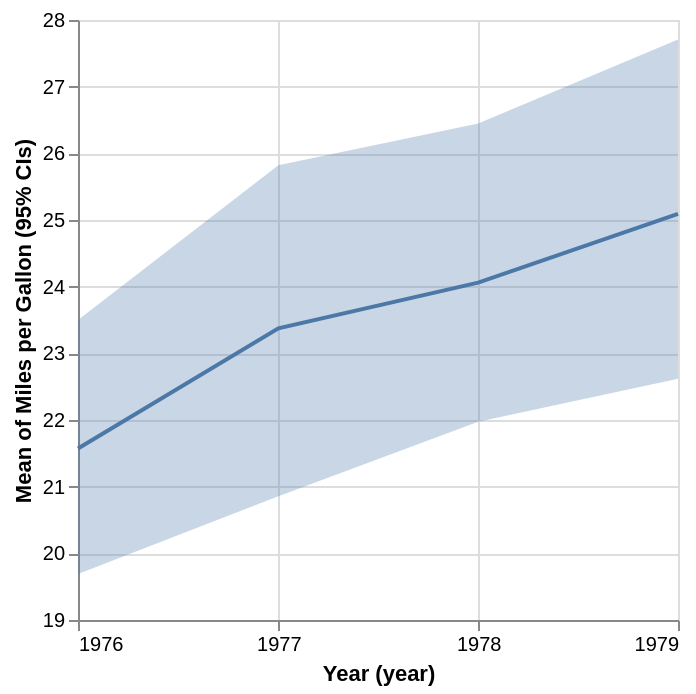

Here is the Vega-Lite specification saved for this chart:
### Vega-Lite specification from a JSON file in a GitHub repository (floating-point values rounded to 4 significant figures)
{"$schema": "https://vega.github.io/schema/vega-lite/v5.json", "data": {"values": [{"ci1": 23.5, "ci0": 19.69, "center": 21.57, "Year": 189302400000}, {"ci1": 25.82, "ci0": 20.86, "center": 23.38, "Year": 220924800000}, {"ci1": 26.45, "ci0": 21.97, "center": 24.06, "Year": 252460800000}, {"ci1": 27.71, "ci0": 22.62, "center": 25.09, "Year": 283996800000}]}, "layer": [{"mark": "errorband", "encoding": {"y": {"field": "ci1", "type": "quantitative", "scale": {"zero": false}, "title": "Mean of Miles per Gallon (95% CIs)"}, "y2": {"field": "ci0"}, "x": {"field": "Year", "type": "temporal", "timeUnit": "year"}}}, {"mark": "line", "encoding": {"y": {"field": "center", "type": "quantitative"}, "x": {"field": "Year", "type": "temporal", "timeUnit": "year"}}}]}
